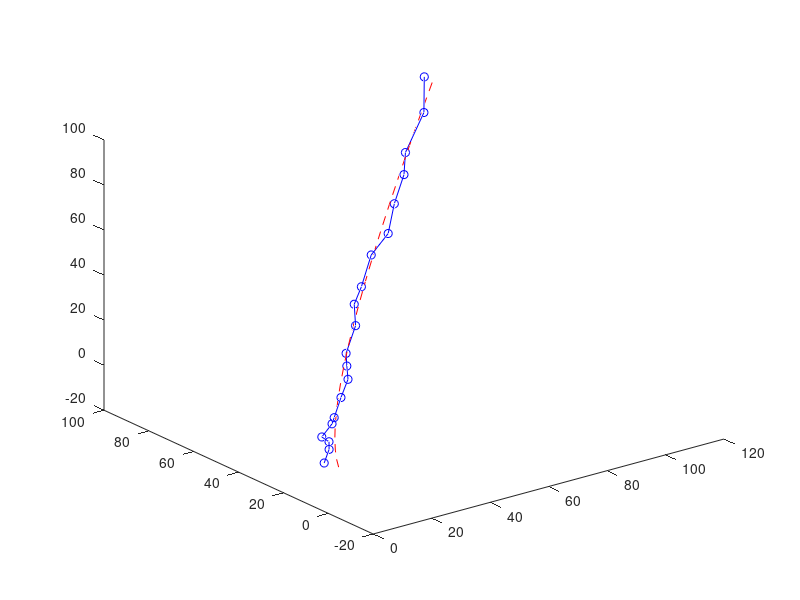
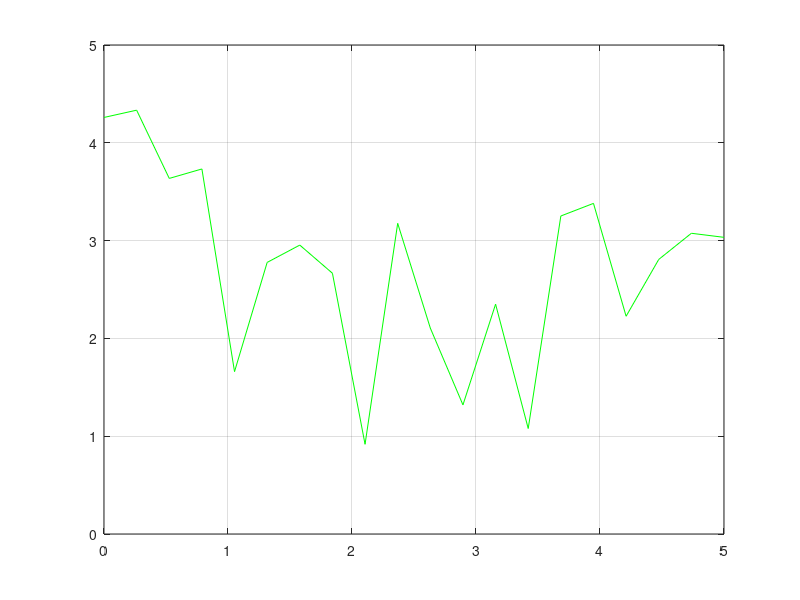
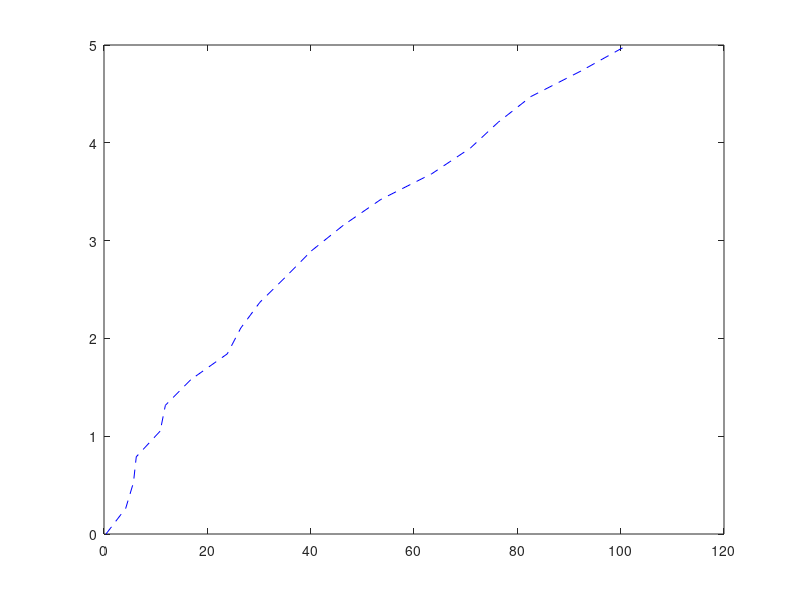
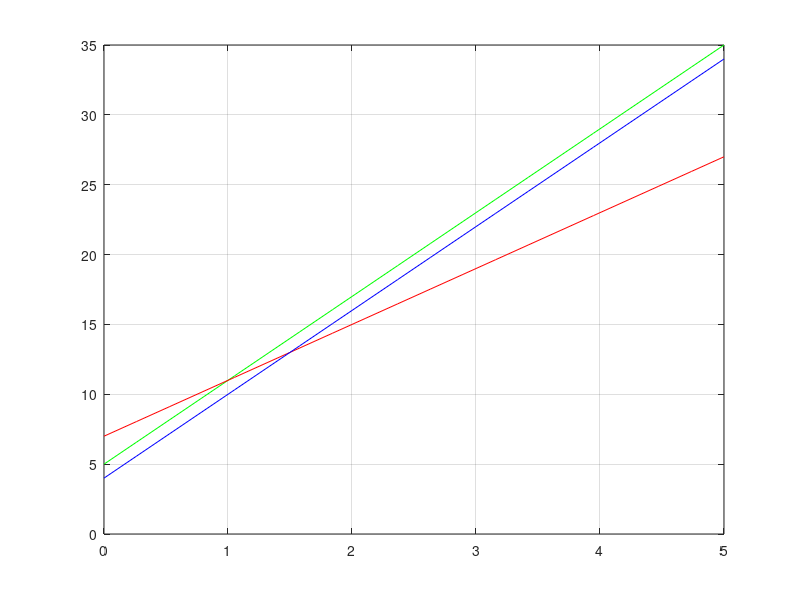

The MATLAB script that drew these images, in order:
%############# Initialize #################
clear all
clear
n=20 % Points to be considered in curve
t=linspace(0,5,n) % equal spacing of points

%############ Noise #######################

noisex=5*(rand(1,n)-0.5) %noise in x
noisey=5*(rand(1,n)-0.5) %noise in y
noisez=5*(rand(1,n)-0.5) %noise in z

%######### Noisy Data ####################

X=3.*t.^2 + 5.*t + 2 + noisex %noisy data in x
Y=2.*t.^2 + 7.*t + 2 + noisey %noisy data in y
Z=3.*t.^2 + 4.*t + 2 + noisez %noisy data in z
%######## Summation matrix ###############

S4=t.^3*transpose(t) % t^4 terms sum
S3=t.^2*transpose(t) % t^3 terms sum
S2=t*transpose(t) % t^2 terms sum
S1=t*ones(n,1) % X terms sum

%###### Least Square matrix #############
%   AX=B
A=[S4 S3 S2;  %A matrix for computing X matrix
   S3 S2 S1;
   S2 S1 1]

Bx=[X*transpose(t.^2);X*transpose(t);Y*ones(n,1)] %B in x
By=[Y*transpose(t.^2);Y*transpose(t);Y*ones(n,1)] %B in y
Bz=[Z*transpose(t.^2);Z*transpose(t);Z*ones(n,1)] %B in z

Constantx=inv(A)*Bx % by least square method x
Constanty=inv(A)*By % by least square method y
Constantz=inv(A)*Bz % by least square method z

%#Computing value of new co-ordinates#

Ylinex=Constantx(1,1).*t.^2 + Constantx(2,1).*t + Constantx(3,1) %X point
Yliney=Constanty(1,1).*t.^2 + Constanty(2,1).*t + Constanty(3,1) %Y point
Ylinez=Constantz(1,1).*t.^2 + Constantz(2,1).*t + Constantz(3,1) %Z point

errorx= X-Ylinex % error in x
errory= Y-Yliney % error in y
errorz= Z-Ylinez % error in z

error = abs(((errorx).^2 + errory.^2 + errorz.^2).^(0.5)) % final error
%############# Plots ##################
figure;
plot3(X,Y,Z,'o-b');grid; %plot of noisy data
hold on
plot3(Ylinex,Yliney,Ylinez,'--r');grid; %plot of least square data
figure;
plot(t,error,'-g');grid; % Error wrt to time
figure;
plot(X,t,'--b')
%############ Velocity ##############

Vx=6.*t + 5 %velcity data in x
Vy=4.*t + 7 %velcity data in y
Vz=6.*t + 4 %velcity data in z
figure;
plot(t,Vx,'-g',t,Vy,'-r',t,Vz,'-b');grid;
